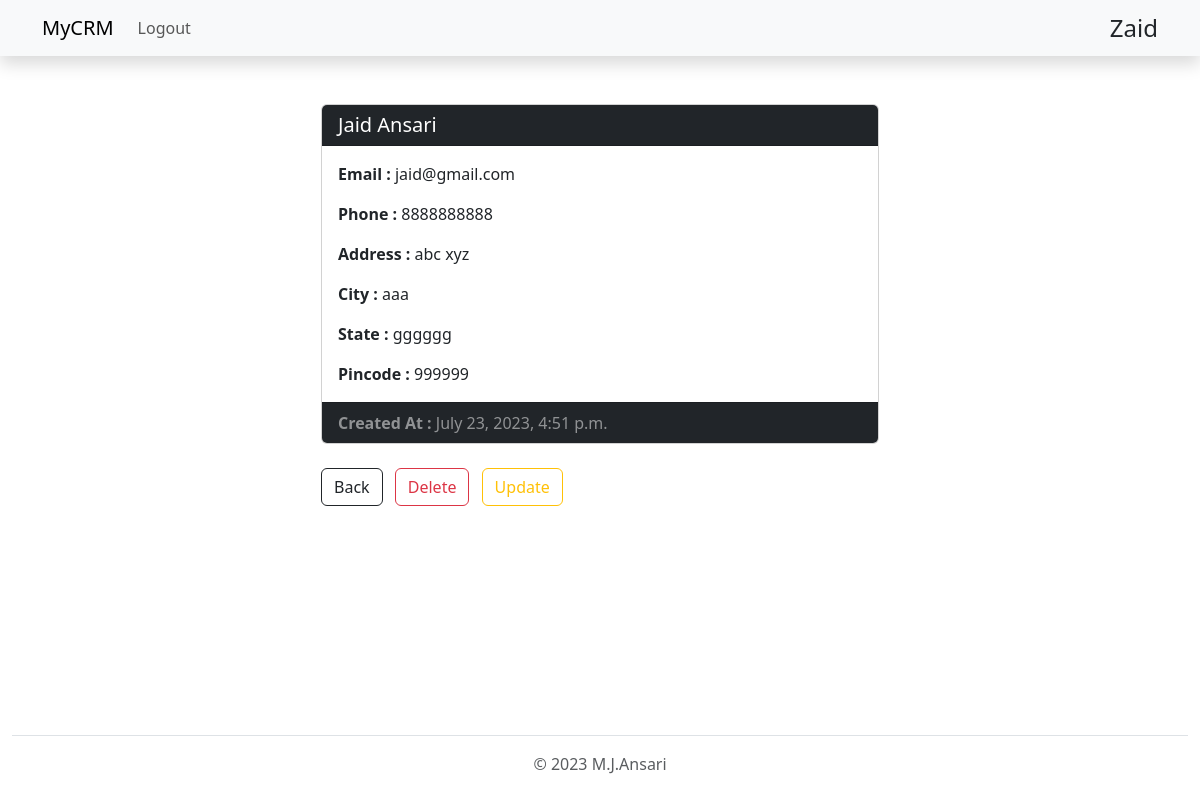
Page /customer/1 (signed in) on the committed database.
### home/models.py (models this page shows, shortened)
class Customer(models.Model):
    created_at = models.DateTimeField(auto_now_add=True)
    first_name = models.CharField(max_length=50)
    last_name = models.CharField(max_length=50)
    email = models.CharField(max_length=100)
    phone = models.CharField(max_length=15)
    address = models.CharField(max_length=150)
    city = models.CharField(max_length=50)
    state = models.CharField(max_length=50)
    pincode = models.CharField(max_length=10)

### home/views.py (the view)
# urls.py: path('customer/<int:pk>', customer, name='customer'),
def customer(request, pk):
    if request.user.is_authenticated:
        record = Customer.objects.get(pk=pk)
        return render(request, "customer.html", {"record": record})
    else:
        messages.warning(request, "You Must be Logged In !!")
        return redirect("home")

### home/templates/customer.html
{% extends 'base.html' %}
{% block content %}
<br>
<div class="col-md-6 offset-md-3">
    <div class="card">
        <h5 class="card-header bg-dark text-white">{{record.first_name}} {{record.last_name}}</h5>
        <div class="card-body">
            <p class="card-text"><strong>Email : </strong>{{record.email}}</p>
            <p class="card-text"><strong>Phone : </strong>{{record.phone}}</p>
            <p class="card-text"><strong>Address : </strong>{{record.address}}</p>
            <p class="card-text"><strong>City : </strong>{{record.city}}</p>
            <p class="card-text"><strong>State : </strong>{{record.state}}</p>
            <p class="card-text"><strong>Pincode : </strong>{{record.pincode}}</p>
        </div>
        <div class="card-footer bg-dark text-white-50">
            <p class="card-text">
                <strong>Created At : </strong>{{record.created_at}}
            </p>
        </div>
    </div>
    <br>
    <a class="btn btn-outline-dark" href="{% url 'home' %}" role="button">Back</a>
    <a class="btn btn-outline-danger ms-2" href="{% url 'delete_customer' record.id %}" role="button">Delete</a>
    <a class="btn btn-outline-warning ms-2" href="{% url 'update_customer' record.id %}" role="button">Update</a>
</div>
{% endblock %}

### home/templates/navbar.html (shortened to what this page needs)
<nav class="navbar navbar-expand-lg bg-body-tertiary shadow">
  <div class="container">
    <a class="navbar-brand" href="{% url 'home' %}">MyCRM</a>
    <div class="collapse navbar-collapse" id="navbarSupportedContent">
      <ul class="navbar-nav me-auto mb-2 mb-lg-0">
        {% if user.is_authenticated %}
        <li class="nav-item">
          <a class="nav-link" aria-current="page" href="{% url 'logout' %}">Logout</a>
        </li>
        {% endif %}
      </ul>
      {% if user.is_authenticated %}
        <span class="fs-4">{{user.username}}</span>
      {% endif %}
    </div>
  </div>
</nav>

### rows in the picture
Customer: first_name "Jaid", last_name "Ansari", email "jaid@gmail.com", phone "8888888888", address "abc xyz", city "aaa", state "gggggg", pincode "999999", created_at "July 23, 2023, 4:51 p.m."

### other values in the picture
{{ user.username }} "Zaid"
